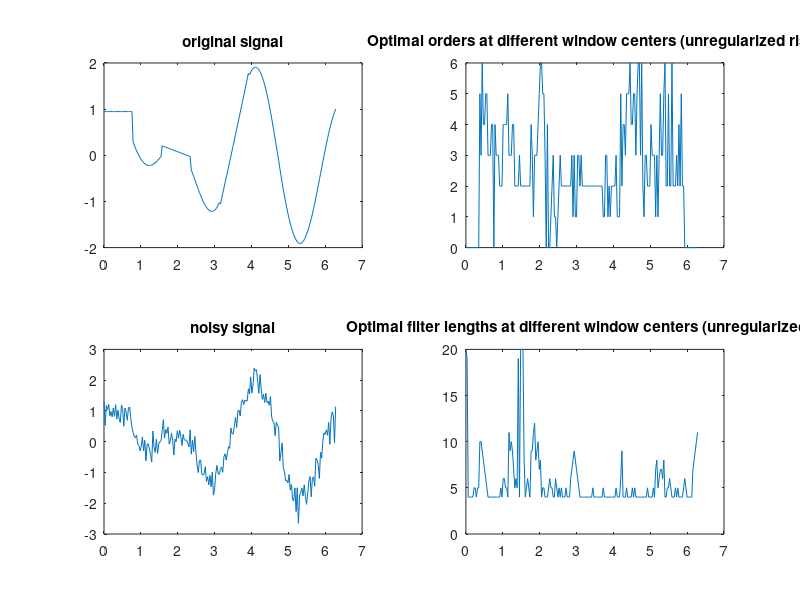
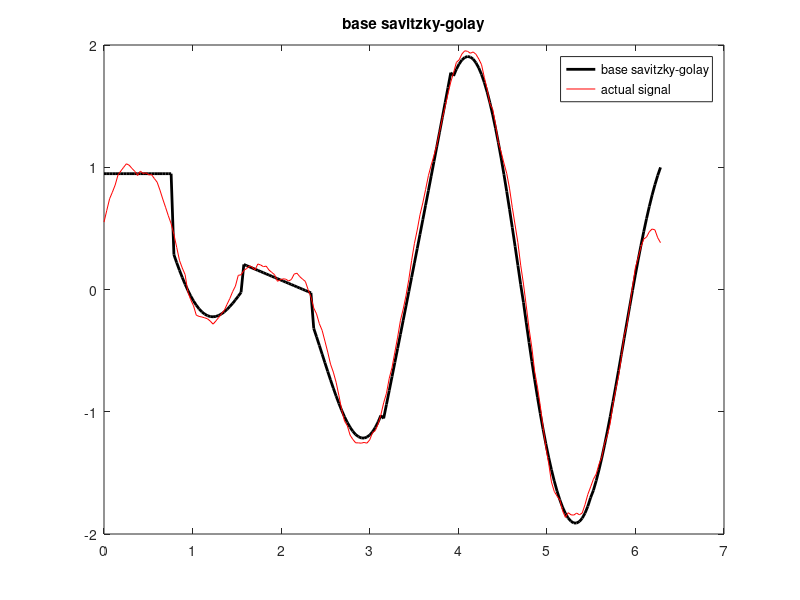

MATLAB code to generate these figures, in order: (Note: this script raises an error after producing the figures.)
%% clear
clear all;

%% paper's algo's implementation

% A and H come from least squares regression
% this is formula 15 from the paper
% GUE-MSE (general unbiased estimate of mean squared error)
% !!!! n0 has to be the center of the window
function R = UNregularized_risk_estimate(M, n0, A, H, signal, sigma)
    % fprintf("dims A: %dx%d ", size(A,1), size(A,2));
    % fprintf("dims H: %dx%d ", size(H,1), size(H,2));
    % fprintf("dims signal: %dx%d\n", size(signal,1), size(signal,2));

    sigma_sq = sigma * sigma;
    wind_size = 2*M + 1;
    % fprintf("n0: %d, M: %d\n", n0, M);
    x = signal(n0-M:n0+M)'; % signal window transposed

    term1 = norm(A * H * x)^2;
    term2 = -2 * x' * H' * A' * x;
    term3 = 2 * sigma_sq * sum( diag(H' * A') );
    term4 = norm(x)^2;

    R = (1/wind_size) * (term1 + term2 + term3 + term4) - sigma_sq;
end

function R = regularized_risk_estimate(M, n0, A, H, signal, sigma)
    R_base = UNregularizedrisk_estimate(M, n0, A, H, signal, sigma);
    R = R_base + risk_regularizer(M, A, H, sigma);
end

function L = risk_regularizer(M, A, H, sigma)
    lambda = 12 * sigma.^2;
    L = (lambda / (2 * M + 1) ) * sum( diag( (A * H).^2 ) );
end

function R = estimate_risk(type, M, n0, A, H, signal, sigma)

    switch type
        case {'REGULAR','regularized', 'regular'}
            R = risk_regularizer(M, A, H, sigma) + UNregularized_risk_estimate(M, n0, A, H, signal, sigma);
        otherwise
            R = UNregularized_risk_estimate(M, n0, A, H, signal, sigma);
    end
end

function [R_min, p_opt] = select_opt_order(M, n0, signal, sigma, p_min, p_max, regularized)
    % todo: use the arguments or whatever thing matlab has for param
    % checking
    assert(2*M > p_max); % require
    assert(p_max > p_min);

    Rs = zeros(1, p_max - p_min + 1);
    % disp(Rs)
    % p = p_min;

    for p = p_min : p_max
        % disp(p);
        [A, H] = construct_least_sq_matrices(M, p);
        switch regularized
            case {'regularized', 'REGULAR', 'regular'}
                Rs(p - p_min + 1) = estimate_risk('regular', M, n0+M, A, H, [zeros(1,M), signal, zeros(1,M)], sigma);
            otherwise
                Rs(p - p_min + 1) = estimate_risk('NONE', M, n0+M, A, H, [zeros(1,M), signal, zeros(1,M)], sigma);
        end % switch
        % disp(Rs);
    end

    [R_min, p_opt] = min(Rs); % p_opt is assigned the index of the min. R val's order, it is not necessarily the min order
    p_opt = p_opt + p_min - 1; % must add p_min to get the correct order, -1 since arrays start at index 1 in matlab
end

% we have to pad the signal within this function since the window length
% changes with every iteration
function [R_min, M_opt] = select_opt_filt_len(p, n0, signal, sigma, M_min, M_max, regularized)

    assert(2*M_min > p);
    assert(M_max > M_min);
    
    Rs = zeros(1, M_max - M_min + 1);
    
    for m = M_min : M_max
        % fprintf("inside opt filt, m: %d\n", m);
        [A, H] = construct_least_sq_matrices(m, p);
        % we pad the signal so that we can calculate the filter lengths at
        % the beginning and the end
        % we need to pass n0+m since we padded the signal
        switch regularized
            case {'regular', 'REGULAR', 'regularized'}
                Rs(m - M_min + 1) = estimate_risk('regular', m, n0+m, A, H, [zeros(1, m), signal, zeros(1, m)], sigma);
                % fprintf("Risk: %f\n", Rs(m - M_min + 1));
            otherwise
                Rs(m - M_min + 1) = estimate_risk('NONE', m, n0+m, A, H, [zeros(1, m), signal, zeros(1, m)], sigma);
        end % switch
    end

    [R_min, M_opt] = min(Rs); % M_opt is assigned the index where we ge tthe min R val. We need to add M_min to get the real
    % disp(Rs);
    % fprintf("M_opt: %d\n", M_opt);
    M_opt = M_opt + M_min - 1;
end

% this is the G-FL-O algo
function [R_min, p_opt, M_opt] = simult_optim(n0, signal, sigma, p_min, p_max, M_min, M_max, regularized)

    assert(2*M_min > p_max);
    assert(M_max > M_min);
    assert(p_max > p_min);
    
    Rs = zeros(p_max - p_min + 1, M_max - M_min +1);

    for p = p_min : p_max
        for m = M_min : M_max

            [A, H] = construct_least_sq_matrices(m, p);
            switch regularized
                case {'regularized', 'REGULAR', 'regular'}
                    Rs(p - p_min + 1, m - M_min + 1) = estimate_risk('regular', m, n0+m, A, H, [zeros(1,m), signal, zeros(1,m)], sigma);
                otherwise
                    Rs(p - p_min + 1, m - M_min + 1) = estimate_risk('NONE', m, n0+m, A, H, [zeros(1,m), signal, zeros(1,m)], sigma);
            end
            % fprintf("p: %d, m: %d, R: %d\n", p, m, Rs(p - p_min + 1, m - M_min + 1));
        end % for: M
    end % for: p

    [R_min, min_flat_idx] = min( Rs(:) ); % this get shte flattened vector's index
    [p_opt, M_opt] = ind2sub(size(Rs), min_flat_idx); % we convert it to matrix index
    p_opt = p_opt + p_min -1;
    M_opt = M_opt + M_min -1;
end

%% defs

% base savitzky golay implementation
% from https://www.mathworks.com/matlabcentral/answers/335433-how-to-implement-savitzky-golay-filter-without-using-inbuilt-functions
function [A, H, y] = base_sg(signal, M, p)
% refer IEEE paper of Robert Schafer 'What is Savitzky Golay Filter?' for better understanding.
    len = length(signal);
    xn = [zeros(1, M), signal, zeros(1, M)];
    y = zeros(1, len);
    
    [A, H] = construct_least_sq_matrices(M, p);
    
    for i = 1:len
        in = xn(1, i : M+M+i);
        in = in(:);
        y(1,i) = H(1,:) * in; % convolution of the sgfilter's impulse response with the signal values in each window
        % we only need the first row of H -> check page 4 on the article
        % (right column)
        % H(1,:) is the flipped/time-reversed impulse response of the SG filter
    end

end

% applies at a single point only
% must pass the padded signal
function y = apply_sg(n0, extended_signal, H, M)

    window = extended_signal(n0-M : n0+M);
    window = window(:);
    y = H(1,:) * window;
end

% A and H calculation part of 
% from https://www.mathworks.com/matlabcentral/answers/335433-how-to-implement-savitzky-golay-filter-without-using-inbuilt-functions
function [A, H] = construct_least_sq_matrices(M, p)
    d = [-M : M]';
    l = length(d);
    A = zeros(l,p+1); % 2M + 1 many rows, p+1 many cols
    A(:,1) = 1;
    for i = 1:p
        A(:,i+1) = d(:,1).^i;
    end
    % disp(A)
    % disp(size(A))
    
    H = pinv(A' * A) * A';
    % disp(size(H))
end

% noise is quoted in terms of both snr and sigma (std dev) in the article
function sigma = sigma_from_snr(signal, snr_db)
    signal_power = mean(signal(:).^2);
    snr_linear = 10^(snr_db / 10);
    noise_power = signal_power / snr_linear;
    sigma = sqrt(noise_power);
end

function snr = get_snr(clean_signal, noisy_signal)
    if length(clean_signal) ~= length(noisy_signal)
        error('signals must be the same length');
    end

    noise = noisy_signal - clean_signal;
    signal_power = mean(clean_signal.^2);
    noise_power  = mean(noise.^2);
    snr = 10 * log10(signal_power / noise_power);
end

%% test generation
N = 200;
t = linspace(0, 2*pi, N);

true_signal = zeros(1,N);

fprintf("Poly orders:\n");
poly_orders = [0,7,1,6,2,5,3,4] % abrupt changes case
% poly_orders = [0,1,2,3,4,5,6,7] % gradual changes case
% poly_orders = [3]
segment_length = N / length(poly_orders);

for i = 1:length(poly_orders)
    start_idx = round((i-1) * segment_length) + 1;
    end_idx = round(i * segment_length);
    t_segment = t(start_idx:end_idx);
    true_signal(start_idx:end_idx) = polyval(polyfit(t_segment, sin(2*t_segment) + cos(3*t_segment), poly_orders(i)), t_segment);
end


% THESE FUNCTIONS DO NOT ADD THE GENERATED NOISE TO THE TRUE SIGNAL!!!
function [noise, sigma] = gen_gauss_noise(true_signal, snr)
    signal_power = mean(true_signal.^2);
    noise_power = signal_power / (10^(snr/10));
    noise = sqrt(noise_power) * randn(size(true_signal));
    % sigma = std(noise);
    sigma = sqrt(noise_power); % more optimal
end

function [noise, sigma] = gen_lapl_noise(true_signal, snr)
    signal_power = mean(true_signal.^2);
    
    noise_power = signal_power / (10^(snr/10));
    
    sigma = sqrt(noise_power);
    
    % For Laplacian distribution, std = b*sqrt(2) 
    % where b is the scale parameter
    laplacian_scale = sigma / sqrt(2);
    
    u1 = rand(size(true_signal));
    u2 = rand(size(true_signal));
    noise = laplacian_scale * (log(u1) - log(u2));
end

function [noise, sigma] = gen_unif_noise(true_signal, snr)
    signal_power = mean(true_signal.^2);
    
    noise_power = signal_power / (10^(snr/10));
    
    sigma = sqrt(noise_power);
    
    % For uniform distribution in range [-a,a], std = a/sqrt(3)
    % So a = std*sqrt(3)
    uniform_range = sigma * sqrt(3);
    
    noise = (2*rand(size(true_signal)) - 1) * uniform_range;
end

function [noise, sigma] = gen_noise(type, true_signal, snr)

    switch type
        case 'gs'
            [noise, sigma] = gen_gauss_noise(true_signal, snr);
        case 'lp'
            [noise, sigma] = gen_lapl_noise(true_signal, snr);
        case 'un'
            [noise, sigma] = gen_unif_noise(true_signal, snr);
        otherwise
            assert(0); % fail
    end % switch

end

snr = 12; % db
noise_type = 'gs';
% noise = sigma * randn(size(true_signal));
% [gauss_noise, sigma] = gen_gauss_noise(true_signal, snr);
[noise, sigma] = gen_noise(noise_type, true_signal, snr);
noisy_signal = true_signal + noise;


% OBSERVATIONS:
% regularized outperforms all in this case with uniform noise:
% [0,7,1,6,2,5,3,4] (other than that it almost always is behind
% unregularized. 
% unregularized performs best in laplacian noise'
% unregularized always is better than base sg
% under very specific conditions regularized might perform the worst.
% regularized is less sensitive to decreases in the snr (more noise per
% signal)


%% main

fprintf("Results for snr: %d, noise type: %s, num different orders in signal: %d\n", snr, noise_type, length(poly_orders));

%
% PARAMETERS:
% base sg params:
M = 12; p = 3; 
% optim params
p_min = 0; p_max = 7;
M_min = 4; M_max = 20;

%
% PLOTTING PARAMS
grid_r = 2; grid_c = 2; 


figure;
% orig signal
subplot(grid_r, grid_c, 1);
plot(t, true_signal);
title("original signal");

% nosiy signal
subplot(grid_r, grid_c, 3);
plot(t, noisy_signal);
title("noisy signal");

% sg filtered signal
% subplot(grid_r, grid_c, 5);
% [A, H, base_sg_res] = base_sg(noisy_signal, M, p);
% plot(t, base_sg_res, 'r-');
% hold on;
% plot(t, true_signal, 'b-');
% title(sprintf("base sg filtered signal (M: %d, p: %d)", M, p));
% legend('sg fit', 'original signal');

% RISK ESTIMATES PLOT
Rs = zeros(1, length(noisy_signal));

% evaluate R at all centers of windows of size 2*M+1
[A, H, base_sg_res] = base_sg(noisy_signal, M, p);
for n0_i = [M+1:length(noisy_signal)-M]
    R = estimate_risk('NONE', M, n0_i, A, H, [zeros(1,M), noisy_signal, zeros(1, M)], sigma);
    Rs(n0_i) = R;
    % fprintf("Risk estimate for %d to %d: %d\n",n0-M, n0+M, R);
end

% subplot(grid_r, grid_c, 2);
% plot(t, Rs);
% title(sprintf("UNregularized Risk estimates at different window centers (M: %d, p: %d)", M, p));

% OPTIMAL ORDER PLOT
opt_orders = zeros(1, length(noisy_signal));

for n0_i = [M+1:length(noisy_signal)-M]
    [~, order] = select_opt_order(M, n0_i, [zeros(1,M), noisy_signal, zeros(1, M)], sigma, p_min, p_max, 'NONE');
    opt_orders(n0_i) = order;
end

subplot(grid_r, grid_c, 2);
plot(t, opt_orders);
title("Optimal orders at different window centers (unregularized risk)");

% OPTIMAL LENGTHS PLOT

opt_lens = zeros(1, length(noisy_signal));

% we pass the actual order of the signal based on where n0 is
% this is an ideal assumption to see how the filter length selection
% performs
segment_progress = 1;
segment = 1;

% fprintf("length section\n");
for n0_i = [1:length(noisy_signal)]
    p = poly_orders(segment); % this part ensures that we fit with the correct p
    if segment_progress > segment_length
        segment = segment + 1;
        segment_progress = 1;
    end

    [~, len] = select_opt_filt_len(p, n0_i, noisy_signal, sigma, M_min, M_max, 'NONE');
    opt_lens(n0_i) = len;
end

subplot(grid_r, grid_c, 4);
plot(t, opt_lens);
title("Optimal filter lengths at different window centers (unregularized risk)");

%%

% % simultaneous optim
% sim_opt_lens = zeros(1, length(noisy_signal));
% sim_opt_ords = zeros(1, length(noisy_signal));
% 
% for n0_i = [1:length(noisy_signal)]
%     [~, p, m] = simult_optim(n0_i, noisy_signal, sigma, p_min, p_max, M_min, M_max, 'NONE');
%     sim_opt_ords(n0_i) = p;
%     sim_opt_lens(n0_i) = m;
%     % fprintf("p: %d, m: %d\n", p, m);
% end % for: n0
% 
% subplot(grid_r, grid_c, 7);
% plot(t, sim_opt_lens, "g");
% title("Simulatenously optimized filter lengths (unregularized risk)");
% 
% subplot(grid_r, grid_c, 8);
% plot(t, sim_opt_ords, "g");
% title("Simulatenously optimized orders (unregularized risk)");


% Base savitzky golay

figure
grid_r = 2; grid_c = 1;
plot(t, true_signal, "black", "LineWidth", 2);
hold on;
plot(t, base_sg_res, "red");
title("base savitzky-golay")
legend('base savitzky-golay', 'actual signal');

fprintf("MSE between base savitzky-golay and the TRUE signal:\n");
mse_base_sg = mse(true_signal, base_sg_res);
fprintf("\tMSE of base sg filtered signal: %f\n", mse_base_sg);

% The article has its own lingo for different configurations of the
% adaptive filter: 

% G-FL: fixed order, no regularization
%   M is elt [2, 20], p = 3
% G-FL-R: fixed order, with regularization
%   same as G-FL, lambda = 12 * sigma^2

% G-O: fixed length, no regularization
%   M = 15, p is elt [1, 5]
% G-O-R: fixed length, with regularization
%   same as G-O, lambda = 12 * sigma^2

% G-FL-O: simult. optim, no regularization
%   M is elt [10, 20], p is elt [1, 7]
% G-FL-O-R: simult. optim, with regularization
%   M is elt [10, 20], p is elt [1, 7], lambda = 12 * sigma^2

% G-FL-O(-R) - simultaneous optimization with unregularized risk

function [G_FL_O_filtered_signal, G_FL_O_orders, G_FL_O_lengths] = GFLO(noisy_signal, p_min, p_max, M_min, M_max, sigma)
    G_FL_O_filtered_signal = zeros(1, length(noisy_signal));
    G_FL_O_orders  = zeros(1, length(noisy_signal));
    G_FL_O_lengths = zeros(1, length(noisy_signal));
    
    for n0 = [1:length(noisy_signal)]
        [~, p, m] = simult_optim(n0, noisy_signal, sigma, p_min, p_max, M_min, M_max, 'NONE');
        [~, H] = construct_least_sq_matrices(m, p);
        G_FL_O_filtered_signal(n0) = apply_sg(n0+m, [zeros(1,m), noisy_signal, zeros(1,m)], H, m);
        G_FL_O_lengths(n0) = m;
        G_FL_O_orders(n0) = p;
    end
end % function

[G_FL_O_filtered_signal, G_FL_O_orders, G_FL_O_lengths] = GFLO(noisy_signal, p_min, p_max, M_min, M_max, sigma);

function err = mse(true_signal, signal)
    err = sum((true_signal - signal).^2) / (length(signal));
end

grid_r = 3; grid_c = 2;

figure;
subplot(grid_r, grid_c, 1);
plot(t, G_FL_O_filtered_signal, "r-");
hold on;
title("G-FL-O");
plot(t, true_signal, "black", "LineWidth", 2);
legend('G-FL-O', 'true signal');

subplot(grid_r, grid_c, 3);
plot(t, G_FL_O_orders);
title("G-FL-O orders");

subplot(grid_r, grid_c, 5);
plot(t, G_FL_O_lengths);
title("G-FL-O filter lengths");

fprintf("\nMSE between G-FL-O(-R) and the TRUE signal:\n");
mse_filtered = mse(true_signal, G_FL_O_filtered_signal);
fprintf("\tMSE of G-FL-O: %f\n", mse_filtered);

% G-FL-O-R - simultaneous optim with regularized risk
function [G_FL_O_R_filtered_signal, G_FL_O_R_orders, G_FL_O_R_lengths] = GFLOR(noisy_signal, p_min, p_max, M_min, M_max, sigma)
    G_FL_O_R_filtered_signal = zeros(1, length(noisy_signal));
    G_FL_O_R_orders  = zeros(1, length(noisy_signal));
    G_FL_O_R_lengths = zeros(1, length(noisy_signal));
    
    for n0 = [1:length(noisy_signal)]
        [~, p, m] = simult_optim(n0, noisy_signal, sigma, p_min, p_max, M_min, M_max, 'regular');
        [~, H] = construct_least_sq_matrices(m, p);
        G_FL_O_R_filtered_signal(n0) = apply_sg(n0+m, [zeros(1,m), noisy_signal, zeros(1,m)], H, m);
        G_FL_O_R_lengths(n0) = m;
        G_FL_O_R_orders(n0) = p;
    end
end % function

[G_FL_O_R_filtered_signal, G_FL_O_R_orders, G_FL_O_R_lengths] = GFLOR(noisy_signal, p_min, p_max, M_min, M_max, sigma);

subplot(grid_r, grid_c, 2);
plot(t, true_signal, "black", "LineWidth", 2);
hold on;
plot(t, G_FL_O_R_filtered_signal, "blue");
legend("true signal", "G-FL-O-R");
title("G-FL-O-R");

subplot(grid_r, grid_c, 4);
plot(t, G_FL_O_R_orders);
title("G-FL-O-R orders");

subplot(grid_r, grid_c, 6);
plot(t, G_FL_O_R_lengths);
title("G-FL-O-R filter lengths");

fprintf("\tMSE of G-FL-O-R: %f\n", mse(true_signal, G_FL_O_R_filtered_signal));

% TODO:
% visualize the boundaries between different orders of polynomials on the
% plots
% output snr vs input snr graphs for all algos
% report the results


% G-FL(-R) - Only optimize filter length
p = 3;

function [G_FL_filtered_signal, G_FL_filter_lens] = GFL(p, noisy_signal, M_min, M_max, sigma)
    G_FL_filtered_signal = zeros(1, length(noisy_signal));
    G_FL_filter_lens = zeros(1, length(noisy_signal));
    for n0 = [1:length(noisy_signal)]
        [~, m] = select_opt_filt_len(p, n0, noisy_signal, sigma, M_min, M_max, 'NONE');
        G_FL_filter_lens(n0) = m;
        [~, H] = construct_least_sq_matrices(m, p);
        G_FL_filtered_signal(n0) = apply_sg(n0+m, [zeros(1,m), noisy_signal, zeros(1,m)], H, m);
    end
end % function

[G_FL_filtered_signal, G_FL_filter_lens] = GFL(p, noisy_signal, M_min, M_max, sigma);

figure;
grid_r = 2;
grid_c = 2;

subplot(grid_r, grid_c, 1);
plot(t, true_signal, "black", "LineWidth", 2);
hold on;
plot(t, G_FL_filtered_signal, "red");
title("G-FL");
legend("true signal", "G-FL filtered");

subplot(grid_r, grid_c, 3);
plot(t, G_FL_filter_lens, "blue");
title("G-FL Filter lengths");


p = 5;
p_min = 0; p_max = 7;
M_min = 4; M_max = 20;

function [G_FL_R_filtered_signal, G_FL_R_filter_lens] = GFLR(p, noisy_signal, M_min, M_max, sigma)
    G_FL_R_filtered_signal = zeros(1, length(noisy_signal));
    G_FL_R_filter_lens = zeros(1, length(noisy_signal));

    for n0 = [1:length(noisy_signal)]
        [~, m] = select_opt_filt_len(p, n0, noisy_signal, sigma, M_min, M_max, 'regular');
        G_FL_R_filter_lens(n0) = m;
        [~, H] = construct_least_sq_matrices(m, p);
        G_FL_R_filtered_signal(n0) = apply_sg(n0+m, [zeros(1,m), noisy_signal, zeros(1,m)], H, m);
    end
end % function

[G_FL_R_filtered_signal, G_FL_R_filter_lens] = GFLR(p, noisy_signal, M_min, M_max, sigma);

subplot(grid_r, grid_c, 2);
plot(t, true_signal, "black", "LineWidth", 2);
hold on;
plot(t, G_FL_R_filtered_signal, "red");
title("G-FL-R");
legend("true signal", "G-FL-R filtered");

subplot(grid_r, grid_c, 4);
plot(t, G_FL_R_filter_lens, "blue");
title("G-FL-R Filter lengths");

fprintf("\nMSE between G-FL(-R) and the TRUE signal:\n");
fprintf("\tMSE of G-FL: %f\n", mse(true_signal, G_FL_filtered_signal));
fprintf("\tMSE of G-FL-R: %f\n", mse(true_signal, G_FL_R_filtered_signal));


% G-O(-R) - optimize polynomial order only

m = 15;
% p_max = 5; p_min = 1;

function [G_O_filtered_signal, G_O_orders] = GO(m, noisy_signal, p_min, p_max, sigma)
    G_O_filtered_signal = zeros(1, length(noisy_signal));
    G_O_orders = zeros(1, length(noisy_signal));

    for n0 =  [1:length(noisy_signal)] % [m+1:length(noisy_signal)-m]
        [~, p] = select_opt_order(m, n0, noisy_signal, sigma, p_min, p_max, 'NONE');
        G_O_orders(n0) = p;
        [~, H] = construct_least_sq_matrices(m, p);
        G_O_filtered_signal(n0) = apply_sg(n0+m, [zeros(1,m), noisy_signal, zeros(1,m)], H, m);
    end
end

[G_O_filtered_signal, G_O_orders] = GO(m, noisy_signal, p_min, p_max, sigma);

figure;
subplot(grid_r, grid_c, 1);
plot(t, true_signal, "black", "LineWidth", 2);
hold on;
plot(t, G_O_filtered_signal, "red");
title("G-O");
legend("true signal", "G-O filtered signal");

subplot(grid_r, grid_c, 3);
plot(t, G_O_orders, "blue");
title("G-O orders");

function [G_O_R_filtered_signal, G_O_R_orders] = GOR(m, noisy_signal, p_min, p_max, sigma)
    G_O_R_filtered_signal = zeros(1, length(noisy_signal));
    G_O_R_orders = zeros(1, length(noisy_signal));
    
    for n0 = [1:length(noisy_signal)] % [m+1:length(noisy_signal)-m]
        [~, p] = select_opt_order(m, n0, noisy_signal, sigma, p_min, p_max, 'regular');
        G_O_R_orders(n0) = p;
        [~, H] = construct_least_sq_matrices(m, p);
        G_O_R_filtered_signal(n0) = apply_sg(n0+m, [zeros(1,m), noisy_signal, zeros(1,m)], H, m);
    end
end % function

[G_O_R_filtered_signal, G_O_R_orders] = GOR(m, noisy_signal, p_min, p_max, sigma);

subplot(grid_r, grid_c, 2);
plot(t, true_signal, "black", "LineWidth", 2);
hold on;
plot(t, G_O_R_filtered_signal, "red");
title("G-O-R");
legend("true signal", "G-O-R filtered signal");

subplot(grid_r, grid_c, 4);
plot(t, G_O_R_orders, "blue");
title("G-O-R orders");

fprintf("\nMSE between G-O(-R) and the TRUE signal:\n");
fprintf("\tMSE of G-O: %f\n", mse(true_signal, G_O_filtered_signal));
fprintf("\tMSE of G-O-R: %f\n", mse(true_signal, G_O_R_filtered_signal));

%%
% TESTING ON PIECEWISE SIGNALS WITH DIFFERENT SNRs & noise types
% SNR SWEEP PART
% this part will take some time

% noise_type = 'lp';

noise_types = ["un", "gs", "lp"];
noise_type_full_name = ["uniform", "gaussian", "laplace"];

for noise_type = noise_types
    fprintf("\nDiffernt SNRs testing - noise type: %s\n", noise_type);
    
    input_snr_space = [-5:5:25]; 
    input_noise_space = zeros(length(input_snr_space), length(true_signal));
    noisy_signal_space = zeros(length(input_snr_space), length(true_signal));
    
    GO_output_snr_space = zeros(1, length(input_snr_space));
    GOR_output_snr_space = zeros(1, length(input_snr_space));
    
    GFL_output_snr_space = zeros(1, length(input_snr_space));
    GFLR_output_snr_space = zeros(1, length(input_snr_space));
    
    GFLO_output_snr_space = zeros(1, length(input_snr_space));
    GFLOR_output_snr_space = zeros(1, length(input_snr_space));
    
    for snr_i = 1:length(input_snr_space)
        [noise, sigma] = gen_noise(noise_type, true_signal, input_snr_space(snr_i));
        input_noise_space(snr_i, :) = noise;
        noisy_signal_space(snr_i, :) = input_noise_space(snr_i, :) + true_signal;
    
    end
    
    % disp(input_snr_space);
    % disp(noisy_signal_space);
    
    for snr_i = 1:length(input_snr_space)
        noisy_signal = noisy_signal_space(snr_i, :); 
        
        [GO_out, ~] = GO(m, noisy_signal, p_min, p_max, sigma);
        [GOR_out, ~] = GOR(m, noisy_signal, p_min, p_max, sigma);
        GO_output_snr_space(snr_i) = get_snr(true_signal, GO_out);
        GOR_output_snr_space(snr_i) = get_snr(true_signal, GOR_out);
    
        [GFL_out, ~] = GFL(p, noisy_signal, M_min, M_max, sigma);
        [GFLR_out, ~] = GFLR(p, noisy_signal, M_min, M_max, sigma);
        GFL_output_snr_space(snr_i) = get_snr(true_signal, GFL_out);
        GFLR_output_snr_space(snr_i) = get_snr(true_signal, GFLR_out);
    
        [GFLO_out, ~, ~] = GFLO(noisy_signal, p_min, p_max, M_min, M_max, sigma);
        [GFLOR_out, ~, ~] = GFLOR(noisy_signal, p_min, p_max, M_min, M_max, sigma);
        GFLO_output_snr_space(snr_i) = get_snr(true_signal, GFLO_out);
        GFLOR_output_snr_space(snr_i) = get_snr(true_signal, GFLOR_out);
    end
    
    figure;
    plot(input_snr_space, GO_output_snr_space, "r-o"); hold on; 
    plot(input_snr_space, GOR_output_snr_space, "g-s"); hold on; 
    plot(input_snr_space, GFL_output_snr_space, "b-x"); hold on; 
    plot(input_snr_space, GFLR_output_snr_space, "k-*"); hold on; 
    plot(input_snr_space, GFLO_output_snr_space, "m-^"); hold on; 
    plot(input_snr_space, GFLOR_output_snr_space, "c-d");
    
    legend("GO", "GOR", "GFL", "GFLR", "GFLO", "GFLOR");
    title(sprintf("output snr vs input snr for %s noise", noise_type_full_name( find(noise_types == noise_type)) ));
    xlabel("input snr (db)");
    ylabel("output snr (db)");

end % for noise type
